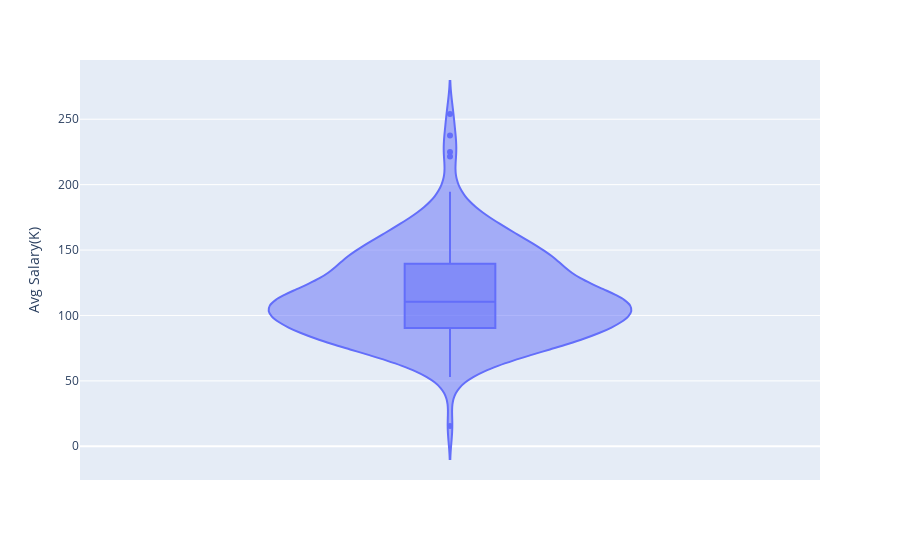

The code cell stored with this chart in its notebook:
### Markdown cell above
✔︎ Data Scientist 직업의 Avg Salary 분포

### Code cell
px.violin(df_dsc[df_dsc['Job']=='data scientist'], y='Avg Salary(K)', box=True)

### Figure 1 — Plotly figure (JSON) as saved in the notebook; plotly's stock layout.template omitted (floating-point values rounded to 4 significant figures; data arrays with more than 128 entries replaced by an {"elided": "..."} marker saying what was removed)
{"data": [{"alignmentgroup": "True", "box": {"visible": true}, "hovertemplate": "Avg Salary(K)=%{y}<extra></extra>", "legendgroup": "", "marker": {"color": "#636efa"}, "name": "", "offsetgroup": "", "orientation": "v", "scalegroup": "True", "showlegend": false, "type": "violin", "x0": " ", "xaxis": "x", "y": {"elided": "208 float values"}, "y0": " ", "yaxis": "y"}], "layout": {"legend": {"tracegroupgap": 0}, "margin": {"t": 60}, "violinmode": "group", "xaxis": {"anchor": "y", "domain": [0, 1]}, "yaxis": {"anchor": "x", "domain": [0, 1], "title": {"text": "Avg Salary(K)"}}}}
